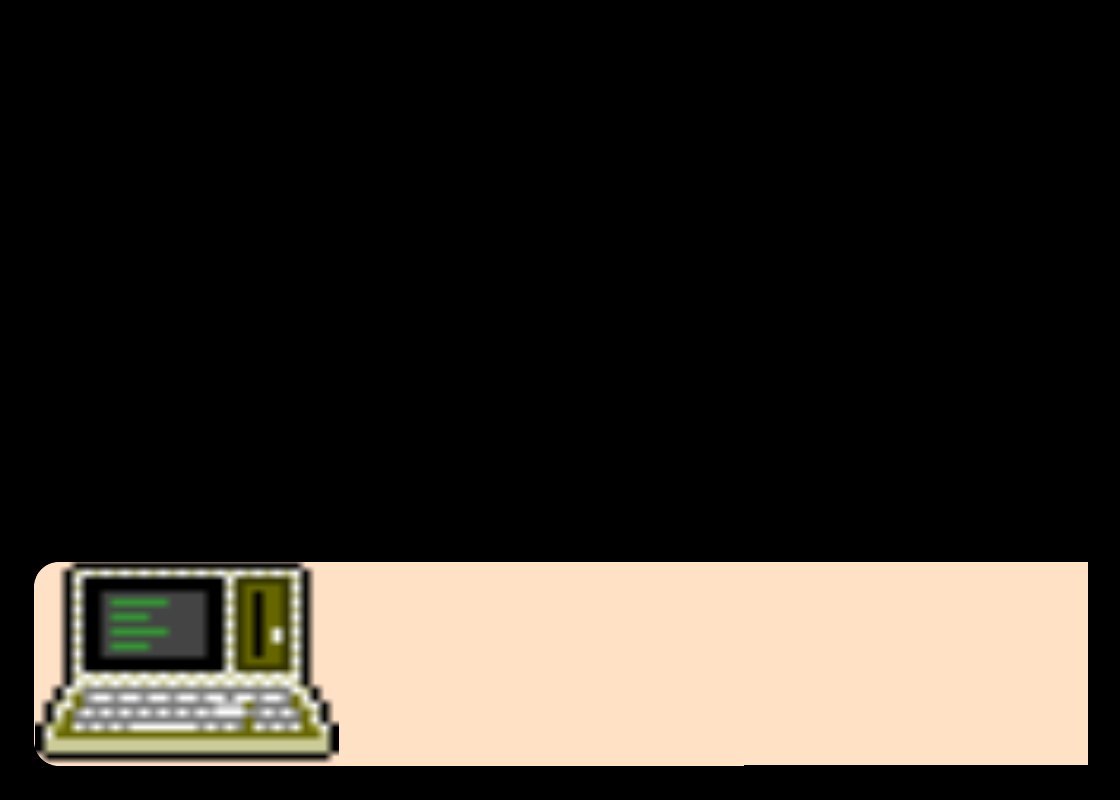

The image is a tile-based game level rendered from a .tmx file. Its description and source (layers, tilesets, objects; grid data summarised) follow:
An orthogonal 35x25 tile map with 32x32 px tiles, 1 tile layer (layer 1).

<map version="1.5" tiledversion="1.7.2" orientation="orthogonal" renderorder="left-up" width="35" height="25" tilewidth="32" tileheight="32" infinite="0" nextlayerid="2" nextobjectid="1">
 <tileset firstgid="1" name="computer" tilewidth="32" tileheight="32">
   <image source="assets/dialogue_computer.png" width="1080" height="420" />
 </tileset>
 <layer id="1" name="layer 1" width="35" height="25">
  <data>[875 cells, 429 non-empty, 429 distinct tile ids]</data>
 </layer>
</map>